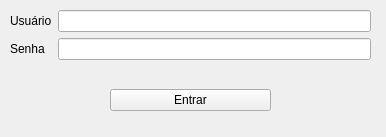
<?xml version="1.0" encoding="UTF-8"?>
<ui version="4.0">
 <author>Pedro Augusto Campos Dos Santos</author>
 <class>Main</class>
 <widget class="QMainWindow" name="Main">
  <property name="windowModality">
   <enum>Qt::NonModal</enum>
  </property>
  <property name="geometry">
   <rect>
    <x>0</x>
    <y>0</y>
    <width>386</width>
    <height>137</height>
   </rect>
  </property>
  <property name="minimumSize">
   <size>
    <width>386</width>
    <height>137</height>
   </size>
  </property>
  <property name="maximumSize">
   <size>
    <width>386</width>
    <height>137</height>
   </size>
  </property>
  <property name="focusPolicy">
   <enum>Qt::TabFocus</enum>
  </property>
  <property name="windowTitle">
   <string notr="true">Login</string>
  </property>
  <property name="whatsThis">
   <string>&lt;html&gt;&lt;head/&gt;&lt;body&gt;&lt;p&gt;Login prompt, before to go for the start page&lt;/p&gt;&lt;/body&gt;&lt;/html&gt;</string>
  </property>
  <property name="toolButtonStyle">
   <enum>Qt::ToolButtonIconOnly</enum>
  </property>
  <property name="animated">
   <bool>true</bool>
  </property>
  <widget class="QWidget" name="centralwidget">
   <widget class="QWidget" name="formLayoutWidget">
    <property name="geometry">
     <rect>
      <x>10</x>
      <y>0</y>
      <width>361</width>
      <height>67</height>
     </rect>
    </property>
    <layout class="QFormLayout" name="formLayout">
     <property name="topMargin">
      <number>10</number>
     </property>
     <item row="0" column="1">
      <widget class="QLineEdit" name="txtfieldUser"/>
     </item>
     <item row="0" column="0">
      <widget class="QLabel" name="labelUser">
       <property name="text">
        <string>Usuário</string>
       </property>
      </widget>
     </item>
     <item row="1" column="0">
      <widget class="QLabel" name="labelPsswd">
       <property name="text">
        <string>Senha</string>
       </property>
      </widget>
     </item>
     <item row="1" column="1">
      <widget class="QLineEdit" name="textfieldPsswd">
       <property name="echoMode">
        <enum>QLineEdit::Password</enum>
       </property>
      </widget>
     </item>
    </layout>
   </widget>
   <widget class="QWidget" name="verticalLayoutWidget">
    <property name="geometry">
     <rect>
      <x>110</x>
      <y>70</y>
      <width>161</width>
      <height>61</height>
     </rect>
    </property>
    <layout class="QVBoxLayout" name="verticalLayout">
     <item>
      <widget class="QPushButton" name="btnLogin">
       <property name="cursor">
        <cursorShape>PointingHandCursor</cursorShape>
       </property>
       <property name="text">
        <string>Entrar</string>
       </property>
      </widget>
     </item>
    </layout>
   </widget>
  </widget>
 </widget>
 <resources/>
 <connections>
  <connection>
   <sender>btnLogin</sender>
   <signal>released()</signal>
   <receiver>Main</receiver>
   <slot>close()</slot>
   <hints>
    <hint type="sourcelabel">
     <x>132</x>
     <y>96</y>
    </hint>
    <hint type="destinationlabel">
     <x>67</x>
     <y>97</y>
    </hint>
   </hints>
  </connection>
  <connection>
   <sender>btnLogin</sender>
   <signal>clicked()</signal>
   <receiver>Main</receiver>
   <slot>setFocus()</slot>
   <hints>
    <hint type="sourcelabel">
     <x>241</x>
     <y>99</y>
    </hint>
    <hint type="destinationlabel">
     <x>315</x>
     <y>101</y>
    </hint>
   </hints>
  </connection>
 </connections>
</ui>
